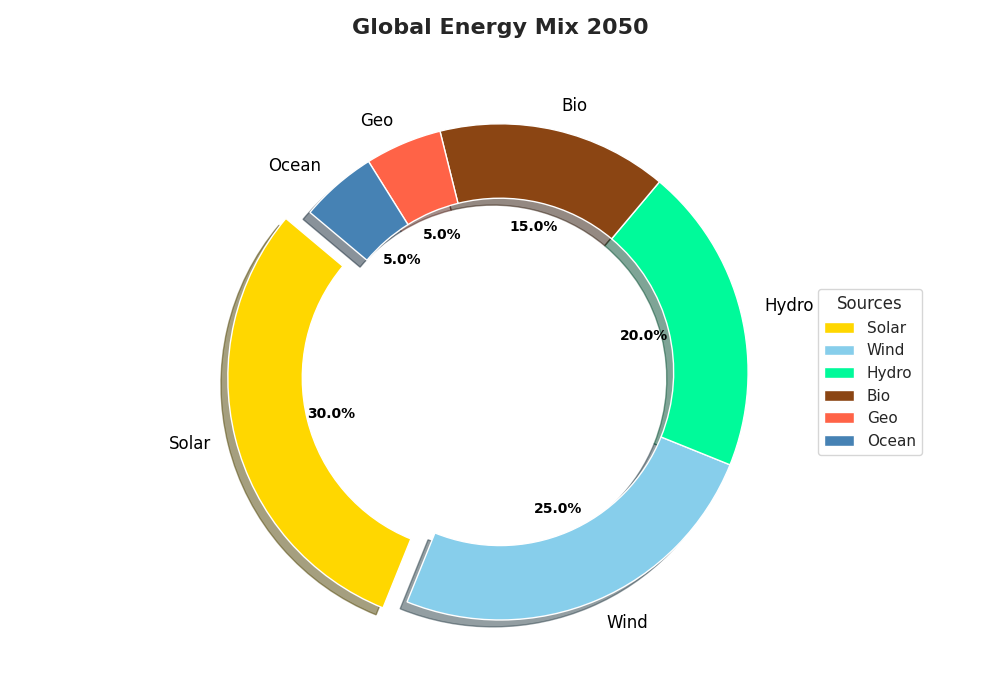

The Python source for this figure:
import matplotlib.pyplot as plt

energy_sources = ['Solar', 'Wind', 'Hydro', 'Bio', 'Geo', 'Ocean']
energy_share = [30, 25, 20, 15, 5, 5]
colors = ['#FFD700', '#87CEEB', '#00FA9A', '#8B4513', '#FF6347', '#4682B4']
explode = (0.1, 0, 0, 0, 0, 0)

fig, ax = plt.subplots(figsize=(10, 7))
wedges, texts, autotexts = ax.pie(
    energy_share, labels=energy_sources, autopct='%1.1f%%',
    startangle=140, colors=colors, explode=explode, shadow=True,
    textprops=dict(color='black'), wedgeprops=dict(width=0.3)
)

plt.setp(autotexts, size=10, weight="bold")
plt.setp(texts, size=12)

ax.set_title(
    "Global Energy Mix 2050", 
    fontsize=16, fontweight='bold', pad=20
)
ax.legend(
    wedges, energy_sources, title="Sources", loc="center left", 
    bbox_to_anchor=(1, 0, 0.5, 1)
)

plt.tight_layout()
plt.show()
